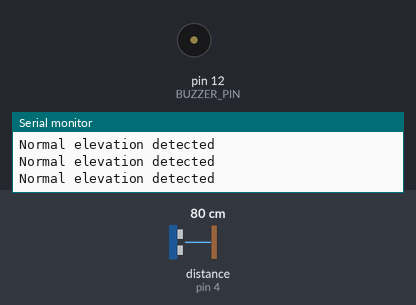
The sketch below on a simulated Arduino Uno, built with avr-gcc and run on an emulated ATmega328P. Shown: buzzer (waves = sounding), the last lines printed to the serial monitor. Inputs (shaded band) come from the test bench; at power-on: distance to the obstacle (sensor on pin 4) 80 cm. The echo pulse lasts 58.3 µs per cm.

Above: at 1.2 s.
1.3 s: distance to the obstacle (sensor on pin 4) set to 22 cm
2.8 s: distance to the obstacle (sensor on pin 4) set to 17 cm
At 3.09 s:
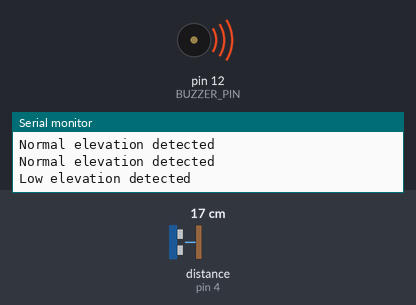
5.8 s: distance to the obstacle (sensor on pin 4) set to 35 cm
At 6.8 s:
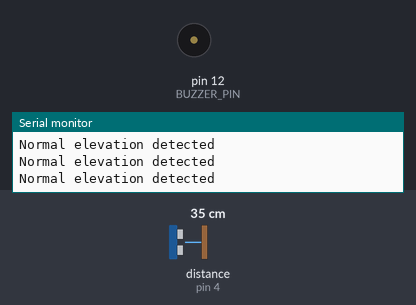
7.3 s: distance to the obstacle (sensor on pin 4) set to 2 cm
At 8.2 s:
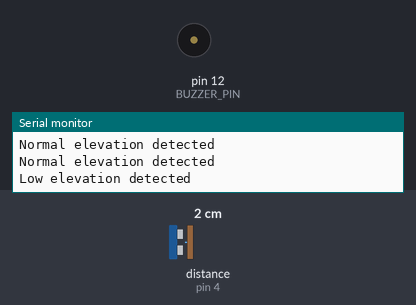
Timing chart, 0 to 11.3 s (numbered marks = the images above; inputs shaded):
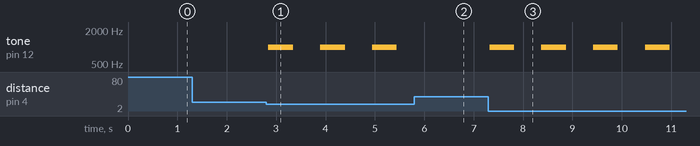

The sketch:

low-elevation_high-elevation.ino
```cpp
#include <NewPing.h>
#define TRIGGER_PIN 2
#define ECHO_PIN 4
#define BUZZER_PIN 12
#define MAX_DISTANCE 200

NewPing sonar(TRIGGER_PIN, ECHO_PIN, MAX_DISTANCE);
void setup() {
  Serial.begin(115200);
  pinMode(BUZZER_PIN, OUTPUT);
}

void loop() {
  delay(50);
  unsigned int distance = sonar.ping_cm();

  if (distance == 0) {
    Serial.println("Out of range");
  } else if (distance < 20) {
    Serial.println("Low elevation detected");
    generateSound();
  } else if (distance > 20 && distance < 100) {
    Serial.println("Normal elevation detected");
  } else {
    Serial.println("High elevation detected");
  }
}

void generateSound() {
  tone(BUZZER_PIN, 1000, 500);
  delay(1000);
  noTone(BUZZER_PIN);
}
```

Measured:
- the behaviour switches between 20 and 19 cm on distance to the obstacle (sensor on pin 4) (found by bisection; images 0 and 1)
- after the input at 2.8 s, tone on pin 12 (BUZZER_PIN): alternates 1000 Hz for 0.50 s and silent for 0.55 s, starting at once
- after the input at 5.8 s, tone on pin 12 (BUZZER_PIN): stays silent (without the input it goes to 1000 Hz after 0.20 s)
- after the input at 7.3 s, tone on pin 12 (BUZZER_PIN): alternates 1000 Hz for 0.50 s and silent for 0.55 s, starting at once
